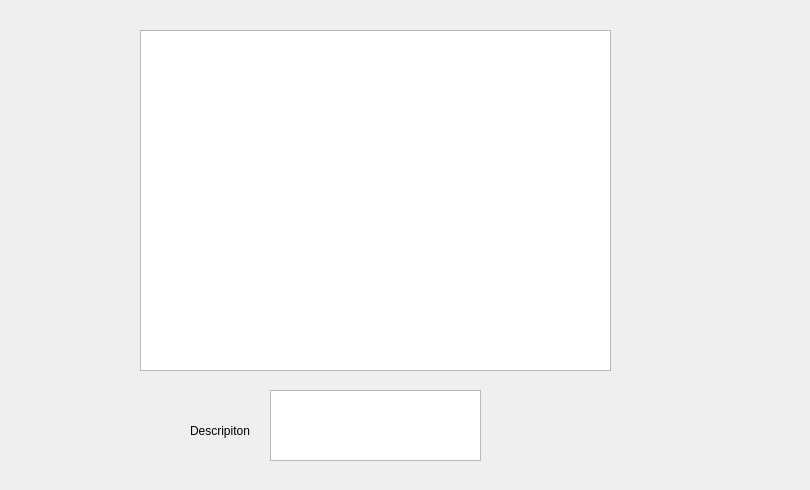
<?xml version="1.0" encoding="UTF-8"?>
<ui version="4.0">
 <class>Album</class>
 <widget class="QDialog" name="Album">
  <property name="geometry">
   <rect>
    <x>0</x>
    <y>0</y>
    <width>810</width>
    <height>490</height>
   </rect>
  </property>
  <property name="windowTitle">
   <string>Dialog</string>
  </property>
  <widget class="QListWidget" name="listWidget">
   <property name="geometry">
    <rect>
     <x>140</x>
     <y>30</y>
     <width>471</width>
     <height>341</height>
    </rect>
   </property>
  </widget>
  <widget class="QTextBrowser" name="textDescription">
   <property name="geometry">
    <rect>
     <x>270</x>
     <y>390</y>
     <width>211</width>
     <height>71</height>
    </rect>
   </property>
  </widget>
  <widget class="QLabel" name="label">
   <property name="geometry">
    <rect>
     <x>190</x>
     <y>420</y>
     <width>71</width>
     <height>21</height>
    </rect>
   </property>
   <property name="text">
    <string>Descripiton</string>
   </property>
  </widget>
 </widget>
 <resources/>
 <connections/>
</ui>
